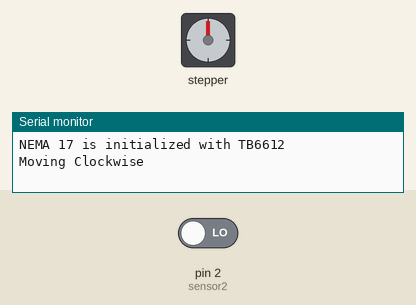
Simulated run of this sketch. Board: Arduino Uno, built with avr-gcc and run on an emulated ATmega328P. Parts: stepper motor, the last lines printed to the serial monitor. The inputs (shaded band) are chosen by the test bench; at power-on: pin 2 (sensor2) LOW. Stepper angles assume 200 steps per turn.

Above: at 0.05 s.
At 3.0 s:
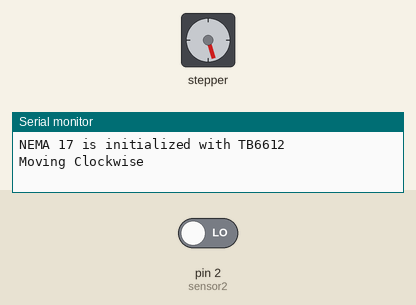
At 6.0 s:
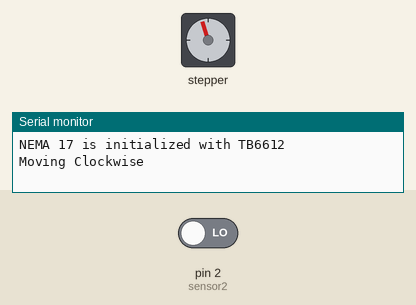
At 12.75 s:
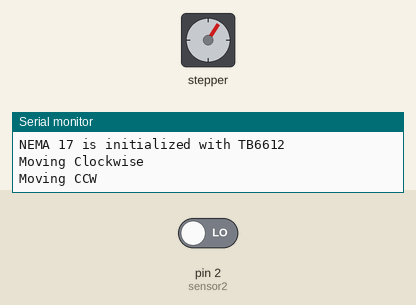
Timing chart, 0 to 18.3 s (numbered marks = the images above):
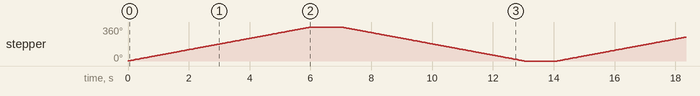

Measured:
- by itself, stepper: turns 360° clockwise in 6.0 s, then 360° counter-clockwise in 6.0 s, repeating every 14.1 s

The sketch:

combined_system.ino
```cpp
#include <Stepper.h>

//1.8 degree step angle = 200 steps per revolution

const int StepsPerRevolution = 200;

//Initializing Stepper Library
//(steps,AIN1,AIN2, BIN1, BIN2)
Stepper nema17Stepper(StepsPerRevolution, 5, 4, 6, 7);

int sensor2 = 2; // sensor pin
int val2; // 1: Magnetic field detected, 0: No magnetic field detected


void setup() {
  // put your setup code here, to run once:

  //Set the motor speed in rpm
  nema17Stepper.setSpeed(10);

  Serial.begin(9600);

  Serial.println("NEMA 17 is initialized with TB6612");

   pinMode(sensor2, INPUT); // set sensor pin as input
}

void loop() {
  // put your main code here, to run repeatedly:

  Serial.println("Moving Clockwise");
  nema17Stepper.step(StepsPerRevolution);
  delay(1000); //Pause for one second

  Serial.println("Moving CCW");
  nema17Stepper.step(-StepsPerRevolution);
  delay(1000);

  val2 = digitalRead(sensor2); // Read the sensor

  if(val2==1)
  {
  Serial.println("Magnet Not Detected");
  }

  else
  {
      Serial.println("Magnet Not Detected");

  }

  delay(50);

}
```
